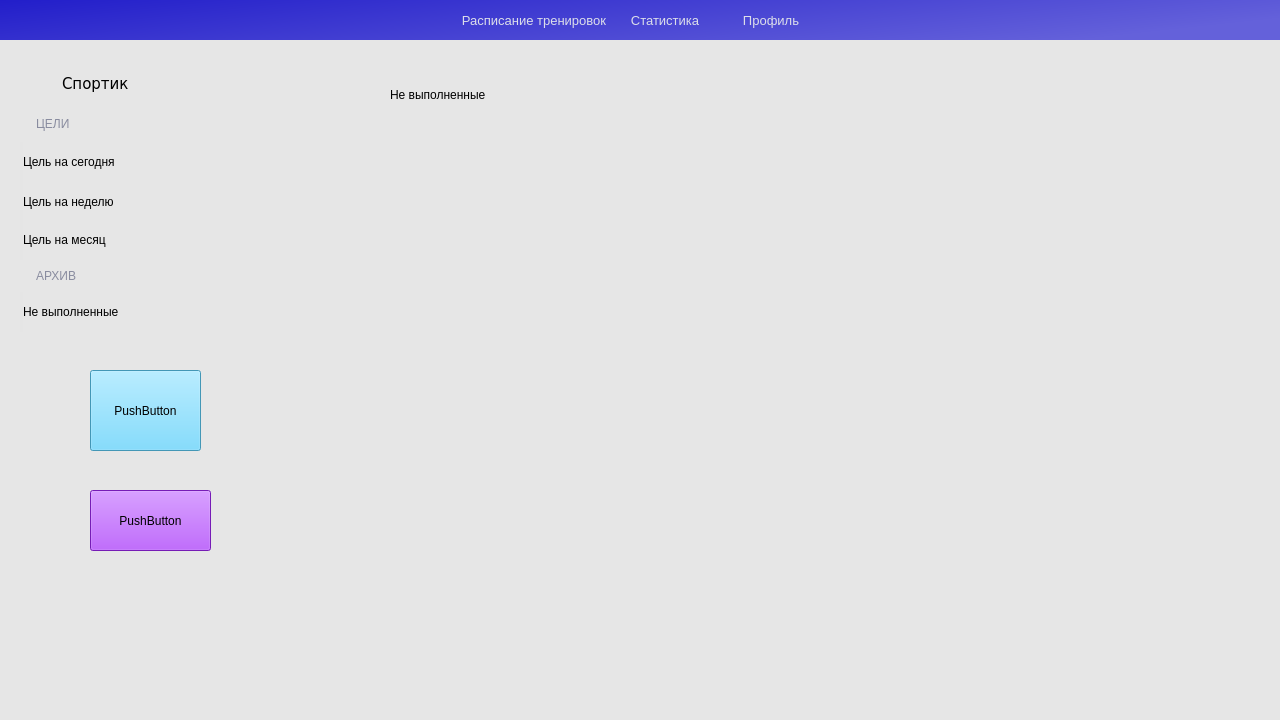
<?xml version="1.0" encoding="UTF-8"?>
<ui version="4.0">
 <class>MainWindow</class>
 <widget class="QMainWindow" name="MainWindow">
  <property name="geometry">
   <rect>
    <x>0</x>
    <y>0</y>
    <width>1280</width>
    <height>720</height>
   </rect>
  </property>
  <property name="minimumSize">
   <size>
    <width>1280</width>
    <height>720</height>
   </size>
  </property>
  <property name="maximumSize">
   <size>
    <width>1280</width>
    <height>720</height>
   </size>
  </property>
  <property name="windowTitle">
   <string>Не выполненные</string>
  </property>
  <widget class="QWidget" name="centralwidget">
   <widget class="QLabel" name="header">
    <property name="geometry">
     <rect>
      <x>0</x>
      <y>0</y>
      <width>1280</width>
      <height>51</height>
     </rect>
    </property>
    <property name="minimumSize">
     <size>
      <width>1280</width>
      <height>0</height>
     </size>
    </property>
    <property name="maximumSize">
     <size>
      <width>1280</width>
      <height>16777215</height>
     </size>
    </property>
    <property name="styleSheet">
     <string notr="true">background-color: qlineargradient(spread:pad, x1:0, y1:0, x2:0.996622, y2:0.369, stop:0 rgba(34, 30, 202, 255), stop:1 rgba(100, 97, 218, 255));
</string>
    </property>
    <property name="text">
     <string/>
    </property>
   </widget>
   <widget class="QWidget" name="horizontalLayoutWidget">
    <property name="geometry">
     <rect>
      <x>0</x>
      <y>0</y>
      <width>1281</width>
      <height>41</height>
     </rect>
    </property>
    <layout class="QHBoxLayout" name="HeaderApp">
     <item>
      <widget class="QLabel" name="label_8">
       <property name="text">
        <string/>
       </property>
      </widget>
     </item>
     <item>
      <widget class="QLabel" name="label_14">
       <property name="minimumSize">
        <size>
         <width>25</width>
         <height>25</height>
        </size>
       </property>
       <property name="maximumSize">
        <size>
         <width>25</width>
         <height>25</height>
        </size>
       </property>
       <property name="text">
        <string/>
       </property>
       <property name="alignment">
        <set>Qt::AlignmentFlag::AlignCenter</set>
       </property>
      </widget>
     </item>
     <item>
      <widget class="QLabel" name="label_12">
       <property name="minimumSize">
        <size>
         <width>25</width>
         <height>25</height>
        </size>
       </property>
       <property name="maximumSize">
        <size>
         <width>25</width>
         <height>25</height>
        </size>
       </property>
       <property name="text">
        <string/>
       </property>
       <property name="alignment">
        <set>Qt::AlignmentFlag::AlignCenter</set>
       </property>
      </widget>
     </item>
     <item>
      <widget class="QWidget" name="widget" native="true">
       <property name="styleSheet">
        <string notr="true">background-color: transparent;
border: 0px solid white;</string>
       </property>
       <layout class="QHBoxLayout" name="horizontalLayout_9">
        <item>
         <widget class="QPushButton" name="schadule">
          <property name="minimumSize">
           <size>
            <width>150</width>
            <height>0</height>
           </size>
          </property>
          <property name="maximumSize">
           <size>
            <width>100</width>
            <height>20</height>
           </size>
          </property>
          <property name="font">
           <font>
            <pointsize>10</pointsize>
           </font>
          </property>
          <property name="styleSheet">
           <string notr="true">QPushButton{
	background-color:transparent;
border:none;
color: rgb(220, 222, 233);
}
QPushButton:hover{
color: rgb(255, 255, 255);
}
</string>
          </property>
          <property name="text">
           <string>Расписание тренировок</string>
          </property>
         </widget>
        </item>
        <item>
         <widget class="QPushButton" name="statistics">
          <property name="minimumSize">
           <size>
            <width>100</width>
            <height>20</height>
           </size>
          </property>
          <property name="maximumSize">
           <size>
            <width>100</width>
            <height>20</height>
           </size>
          </property>
          <property name="font">
           <font>
            <pointsize>10</pointsize>
           </font>
          </property>
          <property name="styleSheet">
           <string notr="true">QPushButton{
	background-color: transparent;
border:none;
color: rgb(220, 222, 233);
}
QPushButton:hover{
color: rgb(255, 255, 255);
}
</string>
          </property>
          <property name="text">
           <string>Статистика</string>
          </property>
         </widget>
        </item>
        <item>
         <widget class="QPushButton" name="profile">
          <property name="minimumSize">
           <size>
            <width>100</width>
            <height>20</height>
           </size>
          </property>
          <property name="maximumSize">
           <size>
            <width>100</width>
            <height>20</height>
           </size>
          </property>
          <property name="font">
           <font>
            <pointsize>10</pointsize>
           </font>
          </property>
          <property name="styleSheet">
           <string notr="true">QPushButton{
	background-color: transparent;
border:none;
color: rgb(220, 222, 233);
}
QPushButton:hover{
color: rgb(255, 255, 255);
}</string>
          </property>
          <property name="text">
           <string>Профиль</string>
          </property>
         </widget>
        </item>
       </layout>
      </widget>
     </item>
     <item>
      <widget class="QLabel" name="label_5">
       <property name="text">
        <string/>
       </property>
      </widget>
     </item>
     <item>
      <widget class="QPushButton" name="button_settings">
       <property name="minimumSize">
        <size>
         <width>25</width>
         <height>25</height>
        </size>
       </property>
       <property name="maximumSize">
        <size>
         <width>25</width>
         <height>25</height>
        </size>
       </property>
       <property name="font">
        <font>
         <family>Segoe UI</family>
         <pointsize>10</pointsize>
         <italic>false</italic>
         <bold>false</bold>
         <underline>false</underline>
        </font>
       </property>
       <property name="styleSheet">
        <string notr="true">border:none;
</string>
       </property>
       <property name="text">
        <string/>
       </property>
       <property name="icon">
        <iconset>
         <normaloff>icons/Setting.png</normaloff>icons/Setting.png</iconset>
       </property>
       <property name="iconSize">
        <size>
         <width>25</width>
         <height>25</height>
        </size>
       </property>
      </widget>
     </item>
     <item>
      <widget class="QLabel" name="label_13">
       <property name="minimumSize">
        <size>
         <width>25</width>
         <height>25</height>
        </size>
       </property>
       <property name="maximumSize">
        <size>
         <width>25</width>
         <height>25</height>
        </size>
       </property>
       <property name="text">
        <string/>
       </property>
       <property name="alignment">
        <set>Qt::AlignmentFlag::AlignCenter</set>
       </property>
      </widget>
     </item>
    </layout>
   </widget>
   <widget class="QLabel" name="body">
    <property name="geometry">
     <rect>
      <x>-10</x>
      <y>40</y>
      <width>1321</width>
      <height>701</height>
     </rect>
    </property>
    <property name="styleSheet">
     <string notr="true">
background-color: rgb(230, 230, 230);</string>
    </property>
    <property name="text">
     <string/>
    </property>
   </widget>
   <widget class="QWidget" name="verticalLayoutWidget">
    <property name="geometry">
     <rect>
      <x>20</x>
      <y>60</y>
      <width>199</width>
      <height>281</height>
     </rect>
    </property>
    <layout class="QVBoxLayout" name="LeftPanelLayout">
     <property name="spacing">
      <number>0</number>
     </property>
     <item>
      <layout class="QHBoxLayout" name="horizontalLayout_3">
       <property name="spacing">
        <number>10</number>
       </property>
       <item>
        <widget class="QLabel" name="icon">
         <property name="minimumSize">
          <size>
           <width>32</width>
           <height>32</height>
          </size>
         </property>
         <property name="maximumSize">
          <size>
           <width>32</width>
           <height>32</height>
          </size>
         </property>
         <property name="text">
          <string/>
         </property>
         <property name="pixmap">
          <pixmap>icons/icons8-растяжка-50.png</pixmap>
         </property>
         <property name="scaledContents">
          <bool>true</bool>
         </property>
         <property name="alignment">
          <set>Qt::AlignmentFlag::AlignCenter</set>
         </property>
        </widget>
       </item>
       <item>
        <widget class="QLabel" name="name_app">
         <property name="minimumSize">
          <size>
           <width>0</width>
           <height>32</height>
          </size>
         </property>
         <property name="maximumSize">
          <size>
           <width>16777215</width>
           <height>32</height>
          </size>
         </property>
         <property name="font">
          <font>
           <family>Verdana</family>
           <pointsize>11</pointsize>
           <italic>false</italic>
           <bold>false</bold>
          </font>
         </property>
         <property name="styleSheet">
          <string notr="true">font: 11pt &quot;Verdana&quot;;</string>
         </property>
         <property name="text">
          <string>Спортик</string>
         </property>
        </widget>
       </item>
      </layout>
     </item>
     <item>
      <layout class="QVBoxLayout" name="verticalLayout_2">
       <property name="spacing">
        <number>0</number>
       </property>
       <item>
        <layout class="QHBoxLayout" name="horizontalLayout">
         <item>
          <widget class="QLabel" name="label">
           <property name="minimumSize">
            <size>
             <width>16</width>
             <height>16</height>
            </size>
           </property>
           <property name="maximumSize">
            <size>
             <width>16</width>
             <height>16</height>
            </size>
           </property>
           <property name="text">
            <string/>
           </property>
           <property name="pixmap">
            <pixmap>icons/1 arr.png</pixmap>
           </property>
           <property name="scaledContents">
            <bool>true</bool>
           </property>
           <property name="alignment">
            <set>Qt::AlignmentFlag::AlignCenter</set>
           </property>
           <property name="wordWrap">
            <bool>false</bool>
           </property>
          </widget>
         </item>
         <item>
          <widget class="QLabel" name="label_4">
           <property name="minimumSize">
            <size>
             <width>0</width>
             <height>32</height>
            </size>
           </property>
           <property name="maximumSize">
            <size>
             <width>16777215</width>
             <height>32</height>
            </size>
           </property>
           <property name="styleSheet">
            <string notr="true">color: rgb(137, 140, 159);</string>
           </property>
           <property name="text">
            <string>ЦЕЛИ</string>
           </property>
          </widget>
         </item>
        </layout>
       </item>
       <item>
        <layout class="QVBoxLayout" name="verticalLayout">
         <property name="spacing">
          <number>0</number>
         </property>
         <item>
          <widget class="QPushButton" name="goal_today">
           <property name="minimumSize">
            <size>
             <width>120</width>
             <height>40</height>
            </size>
           </property>
           <property name="maximumSize">
            <size>
             <width>16777215</width>
             <height>36</height>
            </size>
           </property>
           <property name="layoutDirection">
            <enum>Qt::LayoutDirection::LeftToRight</enum>
           </property>
           <property name="styleSheet">
            <string notr="true">QPushButton{
	font: 11pt &quot;Verdana&quot;;

border: 3px solid;
border-right: 0px solid;
border-top: 0px solid;
border-bottom: 0px solid;
border-left-color: rgb(229, 229, 229);
border-radius: 15px;
border-top-left-radius: 0px;
border-bottom-left-radius: 0px;


text-align: left;


}
QPushButton:hover{
	border-left-color: #7B61FF;
	background-color: #D5D4F5;
}</string>
           </property>
           <property name="text">
            <string>Цель на сегодня</string>
           </property>
           <property name="icon">
            <iconset>
             <normaloff>icons/bronze_crown_icon.png</normaloff>icons/bronze_crown_icon.png</iconset>
           </property>
           <property name="iconSize">
            <size>
             <width>24</width>
             <height>24</height>
            </size>
           </property>
          </widget>
         </item>
         <item>
          <widget class="QPushButton" name="goal_week">
           <property name="minimumSize">
            <size>
             <width>0</width>
             <height>40</height>
            </size>
           </property>
           <property name="maximumSize">
            <size>
             <width>16777215</width>
             <height>36</height>
            </size>
           </property>
           <property name="styleSheet">
            <string notr="true">QPushButton{
	font: 11pt &quot;Verdana&quot;;

border: 3px solid;
border-right: 0px solid;
border-top: 0px solid;
border-bottom: 0px solid;
border-left-color: rgb(229, 229, 229);
border-radius: 15px;
border-top-left-radius: 0px;
border-bottom-left-radius: 0px;


text-align: left;


}
QPushButton:hover{
	border-left-color: #7B61FF;
	background-color: #D5D4F5;
}</string>
           </property>
           <property name="text">
            <string>Цель на неделю</string>
           </property>
           <property name="icon">
            <iconset>
             <normaloff>icons/silver_crown_icon.png</normaloff>icons/silver_crown_icon.png</iconset>
           </property>
           <property name="iconSize">
            <size>
             <width>24</width>
             <height>24</height>
            </size>
           </property>
          </widget>
         </item>
         <item>
          <widget class="QPushButton" name="goal_month">
           <property name="minimumSize">
            <size>
             <width>0</width>
             <height>40</height>
            </size>
           </property>
           <property name="maximumSize">
            <size>
             <width>16777215</width>
             <height>40</height>
            </size>
           </property>
           <property name="styleSheet">
            <string notr="true">QPushButton{
	font: 11pt &quot;Verdana&quot;;

border: 3px solid;
border-right: 0px solid;
border-top: 0px solid;
border-bottom: 0px solid;
border-left-color: rgb(229, 229, 229);
border-radius: 15px;
border-top-left-radius: 0px;
border-bottom-left-radius: 0px;


text-align: left;


}
QPushButton:hover{
	border-left-color: #7B61FF;
	background-color: #D5D4F5;
}</string>
           </property>
           <property name="text">
            <string>Цель на месяц</string>
           </property>
           <property name="icon">
            <iconset>
             <normaloff>icons/golden-crown-icon.png</normaloff>icons/golden-crown-icon.png</iconset>
           </property>
           <property name="iconSize">
            <size>
             <width>24</width>
             <height>24</height>
            </size>
           </property>
          </widget>
         </item>
        </layout>
       </item>
       <item>
        <layout class="QVBoxLayout" name="verticalLayout_3">
         <property name="spacing">
          <number>0</number>
         </property>
         <item>
          <layout class="QHBoxLayout" name="horizontalLayout_4">
           <item>
            <widget class="QLabel" name="label_6">
             <property name="minimumSize">
              <size>
               <width>16</width>
               <height>16</height>
              </size>
             </property>
             <property name="maximumSize">
              <size>
               <width>16</width>
               <height>16</height>
              </size>
             </property>
             <property name="text">
              <string/>
             </property>
             <property name="pixmap">
              <pixmap>icons/1 arr.png</pixmap>
             </property>
             <property name="scaledContents">
              <bool>true</bool>
             </property>
             <property name="alignment">
              <set>Qt::AlignmentFlag::AlignCenter</set>
             </property>
             <property name="wordWrap">
              <bool>false</bool>
             </property>
            </widget>
           </item>
           <item>
            <widget class="QLabel" name="label_7">
             <property name="minimumSize">
              <size>
               <width>0</width>
               <height>32</height>
              </size>
             </property>
             <property name="maximumSize">
              <size>
               <width>16777215</width>
               <height>32</height>
              </size>
             </property>
             <property name="styleSheet">
              <string notr="true">color: rgb(137, 140, 159);</string>
             </property>
             <property name="text">
              <string>АРХИВ</string>
             </property>
            </widget>
           </item>
          </layout>
         </item>
         <item>
          <layout class="QVBoxLayout" name="verticalLayout_4">
           <property name="spacing">
            <number>0</number>
           </property>
           <item>
            <widget class="QPushButton" name="goal_unf">
             <property name="minimumSize">
              <size>
               <width>0</width>
               <height>40</height>
              </size>
             </property>
             <property name="maximumSize">
              <size>
               <width>16777215</width>
               <height>40</height>
              </size>
             </property>
             <property name="styleSheet">
              <string notr="true">QPushButton{
	font: 11pt &quot;Verdana&quot;;

border: 3px solid;
border-right: 0px solid;
border-top: 0px solid;
border-bottom: 0px solid;
border-left-color: rgb(229, 229, 229);
border-radius: 15px;
border-top-left-radius: 0px;
border-bottom-left-radius: 0px;


text-align: left;


}
QPushButton:hover{
	border-left-color: #7B61FF;
	background-color: #D5D4F5;
}</string>
             </property>
             <property name="text">
              <string>Не выполненные</string>
             </property>
             <property name="icon">
              <iconset>
               <normaloff>icons/not_completed_icon.png</normaloff>icons/not_completed_icon.png</iconset>
             </property>
             <property name="iconSize">
              <size>
               <width>32</width>
               <height>32</height>
              </size>
             </property>
            </widget>
           </item>
          </layout>
         </item>
        </layout>
       </item>
      </layout>
     </item>
    </layout>
   </widget>
   <widget class="QScrollArea" name="unf_table">
    <property name="geometry">
     <rect>
      <x>290</x>
      <y>150</y>
      <width>700</width>
      <height>530</height>
     </rect>
    </property>
    <property name="sizePolicy">
     <sizepolicy hsizetype="Expanding" vsizetype="Expanding">
      <horstretch>0</horstretch>
      <verstretch>0</verstretch>
     </sizepolicy>
    </property>
    <property name="minimumSize">
     <size>
      <width>700</width>
      <height>530</height>
     </size>
    </property>
    <property name="maximumSize">
     <size>
      <width>700</width>
      <height>530</height>
     </size>
    </property>
    <property name="styleSheet">
     <string notr="true">background-color: rgb(230, 230, 230);
border:0px;
</string>
    </property>
    <property name="widgetResizable">
     <bool>true</bool>
    </property>
    <property name="alignment">
     <set>Qt::AlignmentFlag::AlignCenter</set>
    </property>
    <widget class="QWidget" name="scrollAreaWidgetContents">
     <property name="geometry">
      <rect>
       <x>0</x>
       <y>0</y>
       <width>700</width>
       <height>530</height>
      </rect>
     </property>
     <layout class="QVBoxLayout" name="verticalLayout_5">
      <property name="spacing">
       <number>10</number>
      </property>
      <property name="leftMargin">
       <number>5</number>
      </property>
      <property name="rightMargin">
       <number>15</number>
      </property>
      <item>
       <layout class="QVBoxLayout" name="verticalLayout_8">
        <property name="spacing">
         <number>0</number>
        </property>
        <property name="leftMargin">
         <number>0</number>
        </property>
        <property name="rightMargin">
         <number>0</number>
        </property>
       </layout>
      </item>
      <item>
       <layout class="QVBoxLayout" name="verticalLayout_6">
        <property name="spacing">
         <number>0</number>
        </property>
       </layout>
      </item>
     </layout>
    </widget>
   </widget>
   <widget class="QWidget" name="horizontalLayoutWidget_2">
    <property name="geometry">
     <rect>
      <x>290</x>
      <y>60</y>
      <width>361</width>
      <height>71</height>
     </rect>
    </property>
    <layout class="QHBoxLayout" name="horizontalLayout_2">
     <property name="spacing">
      <number>0</number>
     </property>
     <item>
      <widget class="QLabel" name="label_3">
       <property name="minimumSize">
        <size>
         <width>40</width>
         <height>40</height>
        </size>
       </property>
       <property name="maximumSize">
        <size>
         <width>50</width>
         <height>50</height>
        </size>
       </property>
       <property name="text">
        <string/>
       </property>
       <property name="pixmap">
        <pixmap>icons/not_completed3_icon.png</pixmap>
       </property>
      </widget>
     </item>
     <item>
      <widget class="QLabel" name="label_2">
       <property name="minimumSize">
        <size>
         <width>236</width>
         <height>32</height>
        </size>
       </property>
       <property name="maximumSize">
        <size>
         <width>236</width>
         <height>32</height>
        </size>
       </property>
       <property name="styleSheet">
        <string notr="true">font: 20pt &quot;Verdana&quot;;</string>
       </property>
       <property name="text">
        <string>Не выполненные</string>
       </property>
      </widget>
     </item>
    </layout>
   </widget>
   <widget class="QPushButton" name="add_area_block">
    <property name="geometry">
     <rect>
      <x>90</x>
      <y>370</y>
      <width>111</width>
      <height>81</height>
     </rect>
    </property>
    <property name="styleSheet">
     <string notr="true">background-color: rgb(94, 212, 255);</string>
    </property>
    <property name="text">
     <string>PushButton</string>
    </property>
   </widget>
   <widget class="QPushButton" name="add_upr">
    <property name="geometry">
     <rect>
      <x>90</x>
      <y>490</y>
      <width>121</width>
      <height>61</height>
     </rect>
    </property>
    <property name="styleSheet">
     <string notr="true">background-color: rgb(165, 39, 255);</string>
    </property>
    <property name="text">
     <string>PushButton</string>
    </property>
   </widget>
  </widget>
 </widget>
 <resources/>
 <connections/>
</ui>
